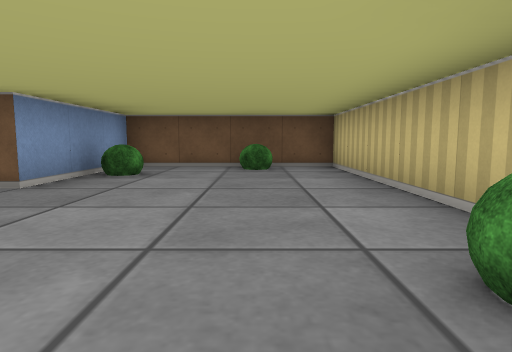
view 1 (above)

13 first-person views from a walk through a cub3D level. The camera is about half as high as the walls, tilts 6° down and sees 75° across. The floor is counted in squares. Each view is taken from the middle of a square. On the plan, view 1 faces up. The plan holds only what a view shows up to about 9 squares ahead; the rest is blank.

view 2
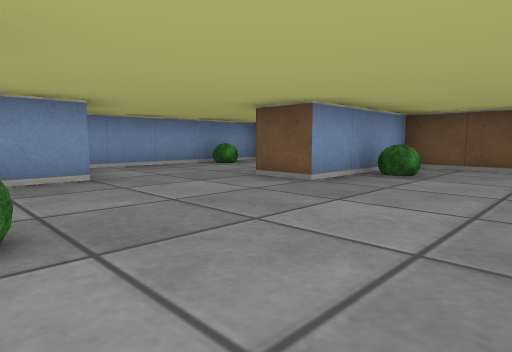

view 3
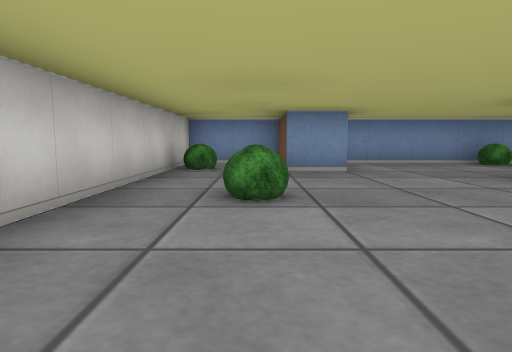

view 4
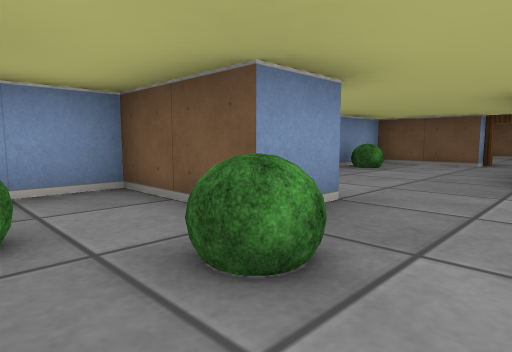

view 5
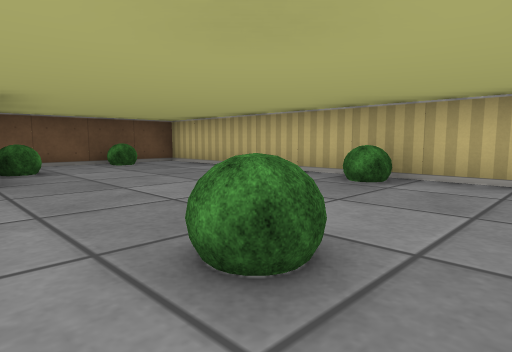

view 6
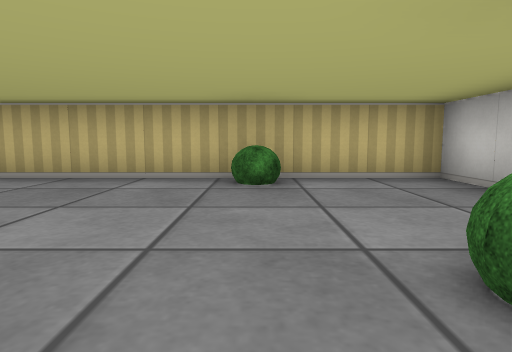

view 7
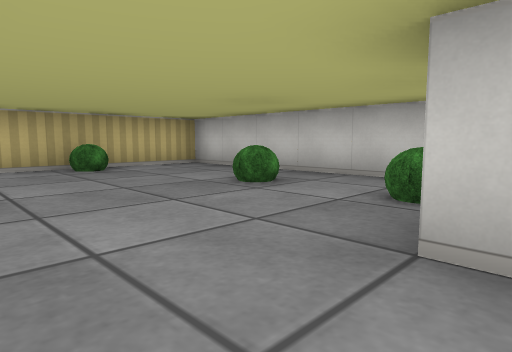

view 8
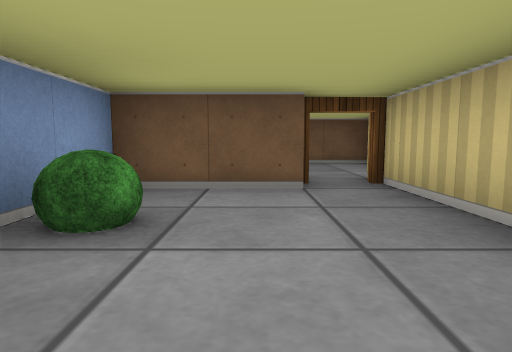

view 9
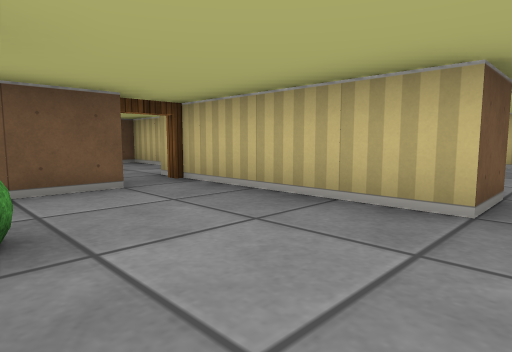

view 10
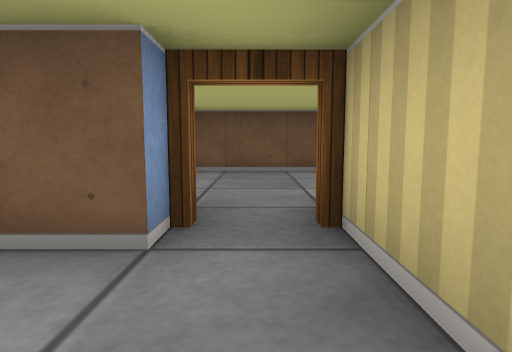

view 11
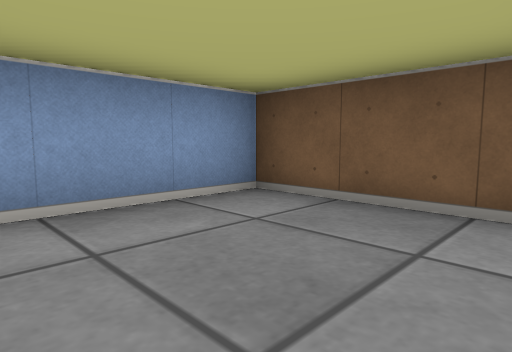

view 12
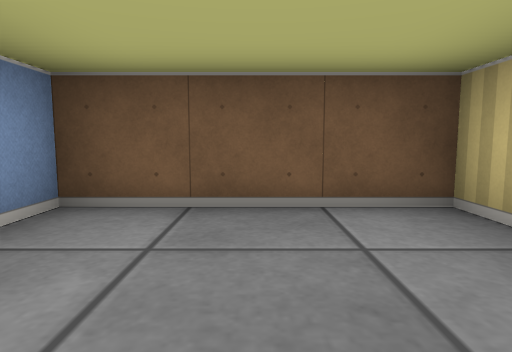

view 13
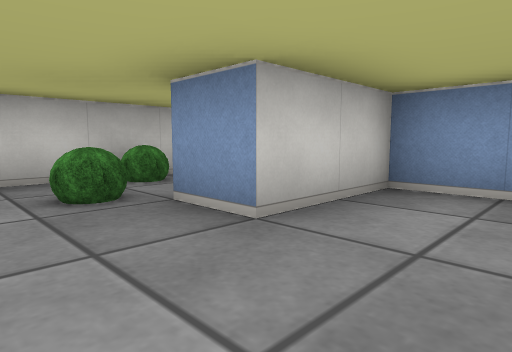

### Floor plan
Points are (right, up) in squares from view 1. A wall is a line through its corners. A room is listed if a view was taken in it or the views show most of it. See-through windows are left out.
Room 1 (views 1, 2, 3, 4, 5, 6, 7, 8, 9, 10, 13)
walls: (-4.5, 6.5) (-6.5, 6.5) (-6.5, 1.5) (-4.5, 1.5) (-4.5, 0.5) (-6.5, 0.5) (-6.5, -1.5) (1.5, -1.5) (1.5, 6.5) (-2.5, 6.5) (-2.5, 3.5) (-3.5, 3.5) (-3.5, 7.5)
ways out: open door at (-4, 7) to room 2
objects: bush (-6, 5); bush (-5, -1); bush (-4, 0); bush (-2, 0); bush (-2, 5); bush (0, 6); bush (1, 1)
Room 2 (views 11, 12)
walls: (-2.5, 9.2) (-2.5, 10.5) (-5.5, 10.5) (-5.5, 8.2)
ways out: open door at (-4, 7) to room 1

Positions as (right, up) in squares from view 1, and headings:
1: (0, 0), facing up
2: (0, 0), facing up-left
3: (1, 0), facing left
4: (-3, -1), facing up-left
5: (-3, -1), facing up-right
6: (-3, 1), facing right
7: (-5, 3), facing down-right
8: (-5, 3), facing up
9: (-6, 3), facing up-right
10: (-4, 5), facing up
11: (-3, 8), facing up-left
12: (-4, 8), facing up
13: (-3, 3), facing down-left
